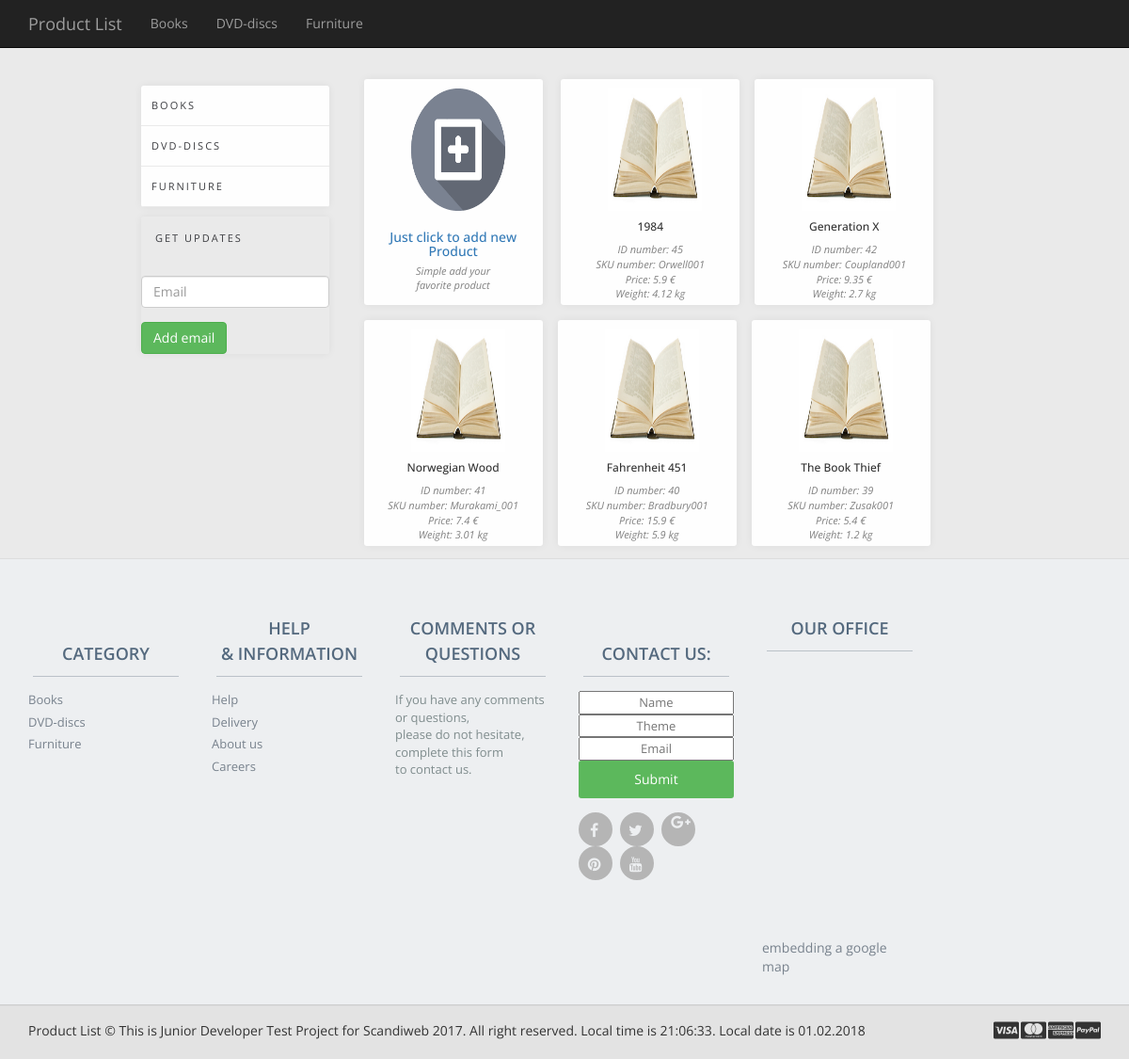
The page /books.php on the database its author committed.
### tables this page shows
CREATE TABLE `category` (
  `id` int(11) NOT NULL,
  `name` varchar(60) NOT NULL,
  `path` text NOT NULL
);

CREATE TABLE `Books` (
  `id` int(11) NOT NULL,
  `sku` varchar(20) NOT NULL,
  `img` varchar(255) NOT NULL DEFAULT 'book.jpg',
  `name` varchar(100) NOT NULL,
  `author` varchar(255) NOT NULL,
  `description` text NOT NULL,
  `weight` float NOT NULL,
  `price` float NOT NULL
);

### Objects/category.php (called while the page is built, shortened)
<?php
class Category{
    private $conn;
    private $table_name = "category";
    public function __construct($db){
        $this->conn = $db;
    }
    function read(){
        $query = "SELECT * FROM " . $this->table_name;
        $stmt = $this->conn->prepare( $query );
        $stmt->execute();
        return $stmt;
    }
}
?>

### Objects/books.php (called while the page is built, shortened)
<?php
    require_once 'CRUD.php';
    class books extends CRUD  {
        public function __construct($db)
        {
            $this->table_name = "Books";
        }
    }

### Objects/CRUD.php (called while the page is built, shortened)
<?php
    class CRUD extends Objects implements productInterface {
    protected $conn;
    public function __construct($db){
        $this->conn = $db;
        }
    public function readAll(){
        $query = "SELECT * FROM " . $this->table_name . " ORDER BY id DESC";
        $stmt = $this->conn->prepare( $query );
        $stmt->execute();
        return $stmt;
    }
}

### books.php (the view, shortened to what this page needs)
<?php
include_once "UI/header.php";
include_once 'Objects/books.php';
?>
<?php require_once 'UI/sidebar.php';?>
        <div class="items">
            <div class="item">
                <a href="#product_view" data-toggle="modal"><img src="UI/images/add.jpg" alt="" class="product"></a>
                <div class="caption">
                    <h3><a href="#product_view" data-toggle="modal">Just click to add new Product</a></h3>
                    <p class="descroption"> Simple add your <br> favorite product </p>
                </div>
            </div>
        <?php
        $books = new Books($db);
        $stmt = $books->readAll();
        while ($books = $stmt->fetch(PDO::FETCH_ASSOC)) {
            extract($books);
            echo "<div data-price='{$price}' class='item'>";
            echo "<a href='book_id.php?id={$id}'><img class='product' src='UI/images/{$img}'></a> ";
            echo "<div class='info'>";
            echo "<h6 align='center'> <a href='book_id.php?id={$id}'></a>{$name}</h6> ";
            echo "<p class='descroption'>ID number: {$id} </p>";
            echo "<p class='descroption'>SKU number: {$sku} </p>";
            echo "<p class='descroption'>Price: {$price} <i class='glyphicon-euro'></i></p>";
            echo "<p class='descroption'>Weight: {$weight}  kg</p>";
            echo "</div>";
            echo "</div>";
        }
        ?>
    </div>
</div>
<?php
include_once 'UI/footer.php';
?>

### UI/header.php (shortened to what this page needs)
<?php
include_once 'Objects/category.php';
$database = new Database();
$db = $database->getConnection();
$category = new Category($db);
?>
<!DOCTYPE html>
<head>
    <link href="UI/bootstrap3/css/bootstrap.css" rel="stylesheet">
    <link href="UI/bootstrap3/css/footer.css" rel="stylesheet">
    <link href="UI/bootstrap3/css/newstyle.css" rel="stylesheet">
</head>
<body>
<div class="navbar navbar-inverse navbar-static-top">
    <div class="container">
        <div class="navbar-header">
            <a class="navbar-brand" href="index.php">Product List</a>
        </div>
        <div class="collapse navbar-collapse" id="responsive-menu">
            <ul class="nav navbar-nav">
                <?php
                $stmt = $category->read();
                while ($row_category = $stmt->fetch(PDO::FETCH_ASSOC)){
                    extract($row_category);
                    echo "<li> {$path}  {$name} </a></li>";
                }
                ?>
            </ul>
        </div>
    </div>
</div>
<div class="wrap">

### UI/sidebar.php (shortened to what this page needs)
<?php
include_once 'Objects/category.php';
$database = new Database();
$db = $database->getConnection();
$category = new Category($db);
?>
<div class="menu">
    <div class="mini-menu">
        <ul>
            <li class="sub">
                <?php
                $stmt = $category->read();
                while ($row_category = $stmt->fetch(PDO::FETCH_ASSOC)){
                    extract($row_category);
                    echo "<li> {$path}  {$name} </a></li>";
                }
                ?>
            </li>
        </ul>
    </div>
    <div class="mini-menu">
        <div class="header-item"> Get Updates </div>
        <form action="<?php echo htmlspecialchars($_SERVER["PHP_SELF"]);?>" method="post" >
            <br>
            <input type="text" name="submail" class="form-control" placeholder="Email" required>
            <br>
            <button type="submit" class="btn btn-success" value="email">Add email</button>
        </form>
    </div>
</div>

### UI/footer.php (shortened to what this page needs)
<?php
include_once 'Objects/category.php';
$database = new Database();
$db = $database->getConnection();
$category = new Category($db);
?>
<link href="//maxcdn.bootstrapcdn.com/font-awesome/4.2.0/css/font-awesome.min.css" rel="stylesheet">
<footer>
    <div class="footer" id="footer">
        <div class="container">
            <div class="row">
                <div class="col-lg-2  col-md-2 col-sm-4 col-xs-6">
                    <h3> <br> Category </h3>
                    <ul>
                        <li class="sub">
                            <?php
                            $stmt = $category->read();
                            while ($row_category = $stmt->fetch(PDO::FETCH_ASSOC)){
                                extract($row_category);
                                echo "<li> {$path}  {$name} </a></li>";
                            }
                            ?>
                        </li>
                    </ul>
                </div>
                <div class="col-lg-2  col-md-2 col-sm-4 col-xs-6">
                    <h3> HELP <br>& INFORMATION </h3>
                    <ul>
                        <li> <a href="#"> Help </a> </li>
                        <li> <a href="#"> Delivery </a>
                        <li> <a href="#"> About us </a> </li>
                        <li> <a href="#"> Careers </a> </li>
                    </ul>
                </div>
                <div class="col-lg-2  col-md-2 col-sm-4 col-xs-6">
                    <h3> Comments or Questions </h3>
                    <ul>
                        <li>  If you have any comments or questions, </li>
                        <li>  please do not hesitate,  </li>
                        <li>  complete this form  </li>
                        <li>  to contact us. </li>
                    </ul>
                </div>
                <div class="col-lg-2  col-md-2 col-sm-4 col-xs-6">
                    <h3> <br> Contact us:  </h3>
                    <ul>
                        <li>
                            <form  action="<?php echo htmlspecialchars($_SERVER["PHP_SELF"]);?>" method="post">
                                <div class="input-append newsletter-box text-center">
                                    <input type="text" class="full text-center" placeholder="Name" name="contact"/>
                                    <input type="text" class="full text-center" placeholder="Theme" name="theme"/>
                                    <input type="text" class="full text-center" placeholder="Email" name="email"/>
                                    <button type="submit" class="btn btn-success">Submit</button>
                                </div>
                            </form>
                        </li>
                    </ul>
                    <ul class="social">
                        <li> <a href="#"> <i class=" fa fa-facebook">   </i> </a> </li>
                        <li> <a href="#"> <i class="fa fa-twitter">   </i> </a> </li>
                        <li> <a href="#"> <i class="fa fa-google-plus">   </i> </a> </li>
                        <li> <a href="#"> <i class="fa fa-pinterest">   </i> </a> </li>
                        <li> <a href="#"> <i class="fa fa-youtube">   </i> </a> </li>
                    </ul>
                </div>
                <div class="col-lg-2  col-md-2 col-sm-4 col-xs-6">
                    <h3> Our office  </h3>
                    <div style='overflow:hidden;height:300px;width:300px;'><div id='gmap_canvas' style='height:300px;width:300px;'></div>
                        <style>#gmap_canvas img{max-width:none!important;background:none!important}</style></div>
                    <a href='https://add-map.com/'>embedding a google map</a> <script type='text/javascript' src='https://embedmaps.com/google-maps-authorization/script.js?id=3e87cd561cb3d114f974bf3373771109d1ac5f4a'></script>
                </div>
            </div>
        </div>
    </div>
    <div class="footer-bottom">
        <div class="container">
            <?php $dat = date("d.m.Y"); $tm = date("H:i:s");?>
            <p class="pull-left"> Product List © This is Junior Developer Test Project for Scandiweb 2017. All right reserved. Local time is <?php echo $tm?>. Local date is <?php echo $dat?>  </p>
            <div class="pull-right">
                <ul class="nav nav-pills payments">
                    <li><i class="fa fa-cc-visa"></i></li>
                    <li><i class="fa fa-cc-mastercard"></i></li>
                    <li><i class="fa fa-cc-amex"></i></li>
                    <li><i class="fa fa-cc-paypal"></i></li>
                </ul>
            </div>
        </div>
    </div>
</footer>
</body>
</html>

### rows shown on the page
category: name "Books", name "BOOKS"
category: name "DVD-discs", name "DVD-DISCS"
category: name "Furniture", name "FURNITURE"
books: img (picture), name "1984", id "45", sku "Orwell001", price "5.9", weight "4.12"
books: img (picture), name "Generation X", id "42", sku "Coupland001", price "9.35", weight "2.7"
books: img (picture), name "Norwegian Wood", id "41", sku "Murakami_001", price "7.4", weight "3.01"
books: img (picture), name "Fahrenheit 451", id "40", sku "Bradbury001", price "15.9", weight "5.9"
books: img (picture), name "The Book Thief", id "39", sku "Zusak001", price "5.4", weight "1.2"
